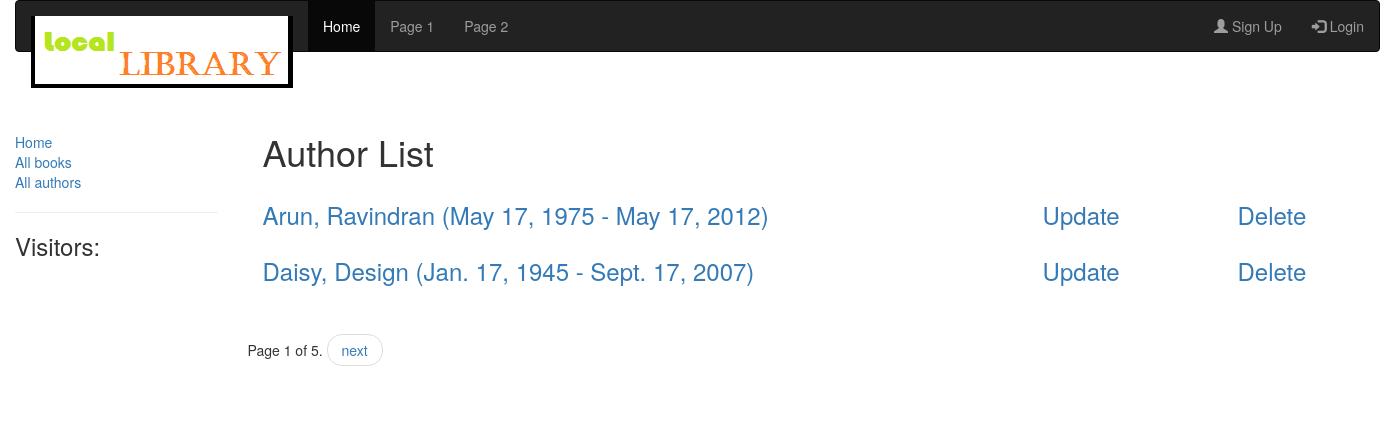
Screenshot of /catalog/authors/ with the database file from the repository.
### catalog/models.py (models this page shows, shortened)
class Author(models.Model):
    first_name = models.CharField(max_length=100)
    last_name = models.CharField(max_length=100)
    date_of_birth = models.DateField(null=True, blank=True)
    date_of_death = models.DateField('Died', null=True, blank=True)

### catalog/views.py (the view)
class AuthorListView(generic.ListView):
	model = Author
	paginate_by = 2

### catalog/templates/catalog/author_list.html
{% extends "base_generic.html" %}
{% block content %}
{% if author_list %}
<div class="container">
 <br><br>
 <h1>Author List</h1>
 {% for author in author_list %}
  <div class="row">
    <div class="col-sm-8">
      <h3><a href="{% url 'author-detail' author.pk %}">{{ author.first_name }}, {{ author.last_name }} ({{ author.date_of_birth }} - {{ author.date_of_death }}) </a></h3>
    </div>
    <div class="col-sm-2">
      <h3><a href ="{% url 'author_update' author.pk %}"> Update </a></h3>
    </div>
     <div class="col-sm-2">
       <h3><a href="{% url 'author_delete' author.pk %}"> Delete </a></h3>
    </div>
  </div>
  {% endfor %}
</div>
{% else %}
    <p>There are no Author in the library.</p>
{% endif %}
{% endblock %}

### rows the page displays
Author: first_name "Arun", last_name "Ravindran", date_of_birth "May 17, 1975", date_of_death "May 17, 2012"
Author: first_name "Daisy", last_name "Design", date_of_birth "Jan. 17, 1945", date_of_death "Sept. 17, 2007"

### other values shown
{{ page_obj.number }} "1"
{{ page_obj.paginator.num_pages }} "5"
